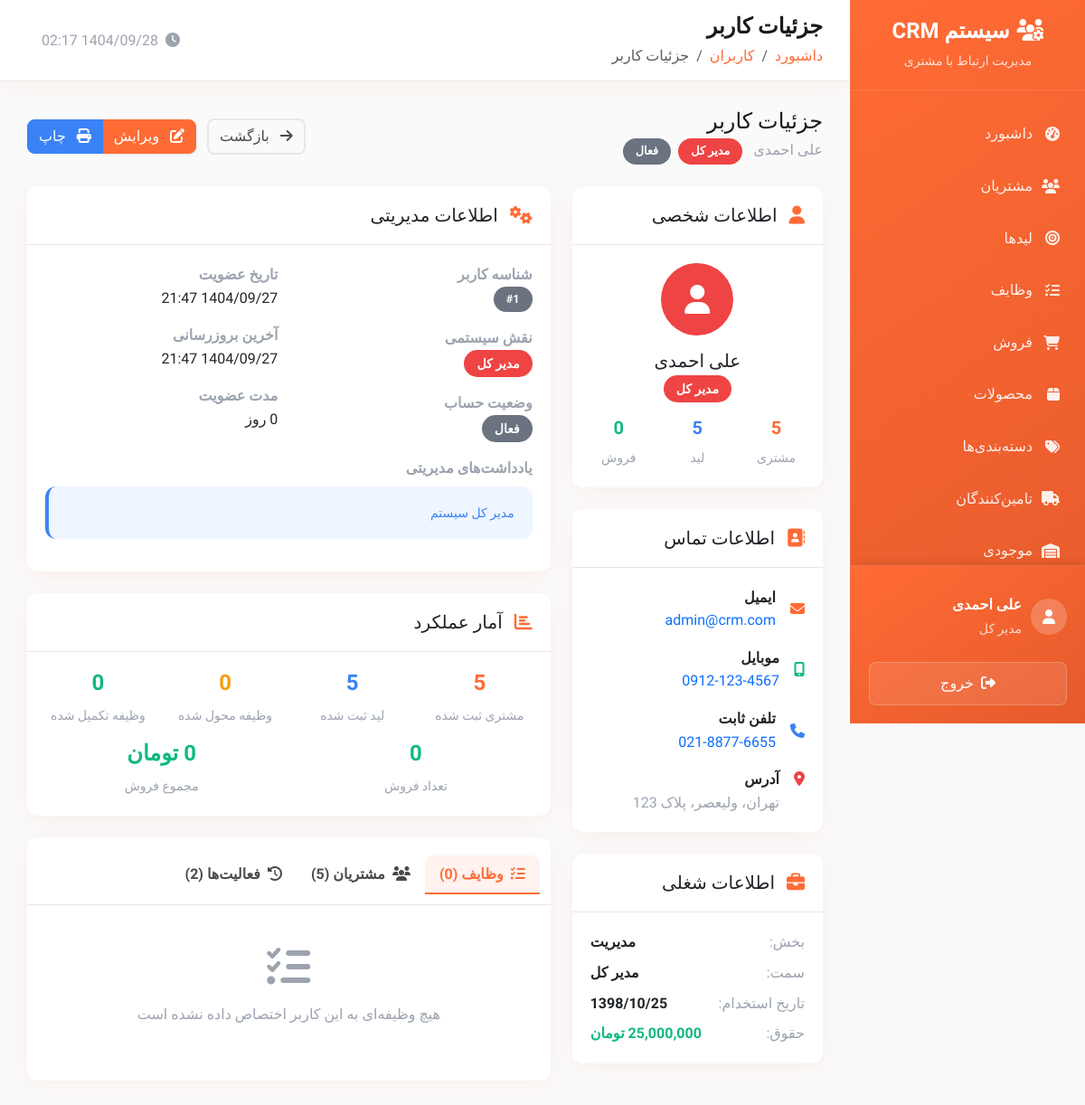
The app's page /public/user_view.php?id=1 (signed in) with its own data.
### tables this page shows
CREATE TABLE users (
    id INT AUTO_INCREMENT PRIMARY KEY,
    username VARCHAR(50) UNIQUE NOT NULL,
    email VARCHAR(100) UNIQUE NOT NULL,
    password VARCHAR(255) NOT NULL,
    first_name VARCHAR(50) NOT NULL,
    last_name VARCHAR(50) NOT NULL,
    mobile VARCHAR(15),
    phone VARCHAR(20),
    avatar VARCHAR(255),
    role ENUM('admin', 'manager', 'sales', 'user') DEFAULT 'user',
    status ENUM('active', 'inactive', 'suspended') DEFAULT 'active',
    department VARCHAR(100),
    position VARCHAR(100),
    hire_date DATE,
    salary DECIMAL(10,2),
    address TEXT,
    notes TEXT,
    last_login DATETIME,
    failed_login_attempts INT DEFAULT 0,
    locked_until DATETIME NULL,
    created_at TIMESTAMP DEFAULT CURRENT_TIMESTAMP,
    updated_at TIMESTAMP DEFAULT CURRENT_TIMESTAMP ON UPDATE CURRENT_TIMESTAMP
);

### public/user_view.php (the view, shortened to what the rows shown need)
<?php
$user_id = (int)($_GET['id'] ?? 0);
$page_title = 'جزئیات کاربر';
require_once __DIR__ . '/../private/database.php';
require_once __DIR__ . '/../private/auth.php';
require_once __DIR__ . '/../private/functions.php';
try {
    $stmt = $pdo->prepare("SELECT * FROM users WHERE id = ?");
    $stmt->execute([$user_id]);
    $user = $stmt->fetch();
} catch (PDOException $e) {
    error_log("خطا در دریافت اطلاعات کاربر: " . $e->getMessage());
    setMessage('خطا در بارگذاری اطلاعات کاربر', 'error');
    header('Location: users.php');
    exit();
}
include __DIR__ . '/../private/header.php';
?>
<div class="d-flex justify-content-between align-items-center mb-4">
    <div>
        <h4 class="mb-1">جزئیات کاربر</h4>
        <p class="text-muted mb-0">
            <?php echo htmlspecialchars($user['first_name'] . ' ' . $user['last_name']); ?>
            <span class="badge bg-<?php echo getRoleClass($user['role']); ?> ms-2">
                <?php echo getRoleTitle($user['role']); ?>
            </span>
            <span class="badge bg-<?php echo getStatusClass($user['status'], 'user'); ?> ms-1">
                <?php echo getStatusTitle($user['status'], 'user'); ?>
            </span>
        </p>
    </div>
            <?php if (hasPermission('edit_user')): ?>
                <a href="user_form.php?id=<?php echo $user_id; ?>" class="btn btn-primary">
                    <i class="fas fa-edit me-2"></i>
                    ویرایش
                </a>
            <?php endif; ?>
</div>
<div class="row">
    <div class="col-lg-4 mb-4">
        <div class="card">
            <div class="card-body text-center">
                <div class="user-avatar mx-auto mb-3" style="width: 80px; height: 80px; background: var(--<?php echo getRoleClass($user['role']); ?>-color); border-radius: 50%; display: flex; align-items: center; justify-content: center; color: white; font-size: 2rem;">
                    <i class="fas fa-user"></i>
                </div>
                <h5 class="mb-1"><?php echo htmlspecialchars($user['first_name'] . ' ' . $user['last_name']); ?></h5>
                <p class="text-muted mb-3">
                    <span class="badge bg-<?php echo getRoleClass($user['role']); ?> fs-6">
                        <?php echo getRoleTitle($user['role']); ?>
                    </span>
                </p>
                <div class="row text-center">
                    <div class="col-4">
                    </div>
                    <div class="col-4">
                    </div>
                    <div class="col-4">
                    </div>
                </div>
            </div>
        </div>
        <div class="card mt-4">
            <div class="card-body">
                <div class="d-flex align-items-center mb-3">
                    <div>
                        <div class="fw-bold">ایمیل</div>
                        <a href="mailto:<?php echo $user['email']; ?>" class="text-decoration-none">
                            <?php echo htmlspecialchars($user['email']); ?>
                        </a>
                    </div>
                </div>
                <?php if ($user['mobile']): ?>
                <div class="d-flex align-items-center mb-3">
                    <i class="fas fa-mobile-alt text-success me-3"></i>
                    <div>
                        <div class="fw-bold">موبایل</div>
                        <a href="tel:<?php echo $user['mobile']; ?>" class="text-decoration-none">
                            <?php echo formatPhone($user['mobile']); ?>
                        </a>
                    </div>
                </div>
                <?php endif; ?>
                <?php if ($user['phone']): ?>
                <div class="d-flex align-items-center mb-3">
                    <i class="fas fa-phone text-info me-3"></i>
                    <div>
                        <div class="fw-bold">تلفن ثابت</div>
                        <a href="tel:<?php echo $user['phone']; ?>" class="text-decoration-none">
                            <?php echo formatPhone($user['phone']); ?>
                        </a>
                    </div>
                </div>
                <?php endif; ?>
                <?php if ($user['address']): ?>
                <div class="d-flex align-items-start">
                    <i class="fas fa-map-marker-alt text-danger me-3 mt-1"></i>
                    <div>
                        <div class="fw-bold">آدرس</div>
                        <div class="text-muted"><?php echo nl2br(htmlspecialchars($user['address'])); ?></div>
                    </div>
                </div>
                <?php endif; ?>
            </div>
        </div>
        <?php if ($user['department'] || $user['position'] || $user['hire_date'] || $user['salary']): ?>
        <div class="card mt-4">
            <div class="card-body">
                <?php if ($user['department']): ?>
                <div class="d-flex justify-content-between align-items-center mb-2">
                    <span class="text-muted">بخش:</span>
                    <span class="fw-bold"><?php echo htmlspecialchars($user['department']); ?></span>
                </div>
                <?php endif; ?>
                <?php if ($user['position']): ?>
                <div class="d-flex justify-content-between align-items-center mb-2">
                    <span class="text-muted">سمت:</span>
                    <span class="fw-bold"><?php echo htmlspecialchars($user['position']); ?></span>
                </div>
                <?php endif; ?>
                <?php if ($user['hire_date']): ?>
                <div class="d-flex justify-content-between align-items-center mb-2">
                    <span class="text-muted">تاریخ استخدام:</span>
                    <span class="fw-bold"><?php echo formatPersianDate($user['hire_date'], 'Y/m/d'); ?></span>
                </div>
                <?php endif; ?>
                <?php if ($user['salary'] > 0): ?>
                <div class="d-flex justify-content-between align-items-center">
                    <span class="text-muted">حقوق:</span>
                    <span class="fw-bold text-success"><?php echo formatMoney($user['salary']); ?></span>
                </div>
                <?php endif; ?>
            </div>
        </div>
        <?php endif; ?>
    </div>
    <div class="col-lg-8">
        <div class="card mb-4">
            <div class="card-body">
                <div class="row">
                    <div class="col-md-6">
                        <div class="mb-3">
                            <div><span class="badge bg-secondary">#<?php echo $user['id']; ?></span></div>
                        </div>
                        <div class="mb-3">
                            <div>
                                <span class="badge bg-<?php echo getRoleClass($user['role']); ?> fs-6">
                                    <?php echo getRoleTitle($user['role']); ?>
                                </span>
                            </div>
                        </div>
                        <div class="mb-3">
                            <div>
                                <span class="badge bg-<?php echo getStatusClass($user['status'], 'user'); ?> fs-6">
                                    <?php echo getStatusTitle($user['status'], 'user'); ?>
                                </span>
                            </div>
                        </div>
                    </div>
                    <div class="col-md-6">
                        <div class="mb-3">
                            <div class="fw-bold text-muted">تاریخ عضویت</div>
                            <div><?php echo formatPersianDate($user['created_at']); ?></div>
                        </div>
                        <div class="mb-3">
                            <div class="fw-bold text-muted">آخرین بروزرسانی</div>
                            <div><?php echo formatPersianDate($user['updated_at'] ?? $user['created_at']); ?></div>
                        </div>
                    </div>
                </div>
                <?php if ($user['notes']): ?>
                <div>
                    <div class="fw-bold text-muted mb-2">یادداشت‌های مدیریتی</div>
                    <div class="alert alert-info">
                        <small><?php echo nl2br(htmlspecialchars($user['notes'])); ?></small>
                    </div>
                </div>
                <?php endif; ?>
            </div>
        </div>
    </div>
</div>
<?php include __DIR__ . '/../private/footer.php'; ?>

### private/header.php (shortened to what the rows shown need)
<?php
$current_user = getCurrentUser();
?>
<!DOCTYPE html>
<html lang="fa" dir="rtl">
<head>
    <link href="https://cdn.jsdelivr.net/npm/bootstrap@5.3.0/dist/css/bootstrap.rtl.min.css" rel="stylesheet">
    <link href="https://cdnjs.cloudflare.com/ajax/libs/font-awesome/6.4.0/css/all.min.css" rel="stylesheet">
    <link href="https://cdn.jsdelivr.net/npm/chart.js@3.9.1/dist/chart.min.css" rel="stylesheet">
</head>
<body>
    <div class="sidebar" id="sidebar">
            <?php if (hasRole('admin')): ?>
            <a href="settings.php" class="menu-item <?php echo basename($_SERVER['PHP_SELF']) == 'settings.php' ? 'active' : ''; ?>">
                <i class="fas fa-cog"></i>
                تنظیمات
            </a>
            <a href="users.php" class="menu-item <?php echo basename($_SERVER['PHP_SELF']) == 'users.php' ? 'active' : ''; ?>">
                <i class="fas fa-user-cog"></i>
                کاربران
            </a>
            <?php endif; ?>
        <div class="sidebar-user">
            <div class="user-info">
                <div>
                    <div class="fw-bold"><?php echo htmlspecialchars($current_user['first_name'] . ' ' . $current_user['last_name']); ?></div>
                    <small class="opacity-75"><?php echo getRoleTitle($current_user['role']); ?></small>
                </div>
            </div>
        </div>
    </div>
    <div class="main-content">
        <div class="top-nav d-flex justify-content-between align-items-center">
            <div>
                <h1 class="nav-title"><?php echo isset($page_title) ? $page_title : 'داشبورد'; ?></h1>
            </div>
        </div>
        <div class="content">

### records on screen
users: first_name+last_name "علی احمدی", role "مدیر کل", status "فعال", email "admin@crm.com", mobile "0912-123-4567", phone "021-8877-6655", address "تهران، ولیعصر، پلاک 123", department "مدیریت", position "مدیر کل", hire_date "1398/10/25", salary "25,000,000 تومان", id "1", created_at "1404/09/27 21:47", updated_at "1404/09/27 21:47", notes "مدیر کل سیستم"

### other values on screen
$page_title "جزئیات کاربر"
$item['title'] "داشبورد"
$item['title'] "کاربران"
$item['title'] "جزئیات کاربر"
$stats['created_customers'] "5"
$stats['created_leads'] "5"
$stats['created_sales'] "0"
$stats['assigned_tasks'] "0"
$stats['completed_tasks'] "0"
formatMoney($stats['total_sales_amount']) "0 تومان"
count($tasks) "0"
count($customers) "5"
count($recent_activities) "2"
